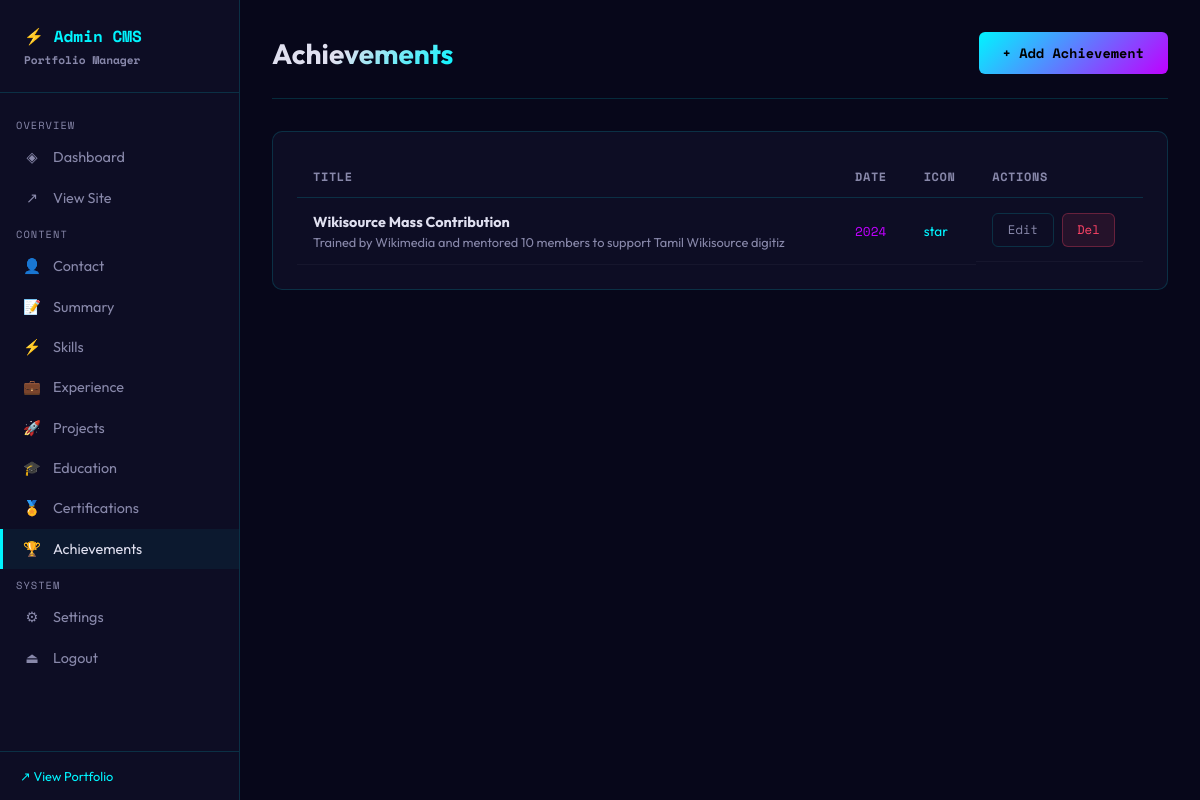
Screenshot of /admin/achievements (signed in) with the database file from the repository.
### tables this page shows
CREATE TABLE achievements (
        id INTEGER PRIMARY KEY,
        title TEXT NOT NULL, description TEXT, date TEXT,
        icon TEXT DEFAULT 'trophy', order_index INTEGER DEFAULT 0
    );

### app/routes/admin.py (the view)
@admin_bp.route('/achievements')
@login_required
def achievements():
    db = get_db(current_app.config['DB_PATH'])
    items = db.execute("SELECT * FROM achievements ORDER BY order_index").fetchall()
    db.close()
    return render_template('admin/achievements.html', items=[dict(i) for i in items])

### app/db.py (called while the page is built)
def get_db(db_path):
    conn = sqlite3.connect(db_path)
    conn.row_factory = sqlite3.Row
    conn.execute("PRAGMA journal_mode=WAL")
    return conn

### app/routes/admin.py (called while the page is built)
@admin_bp.context_processor
def inject_settings():
    try:
        db = get_db(current_app.config['DB_PATH'])
        settings = {r['key']: r['value'] for r in db.execute("SELECT key,value FROM site_settings").fetchall()}
        db.close()
        return dict(settings=settings)
    except:
        return dict(settings={})

def login_required(f):
    @wraps(f)
    def decorated(*args, **kwargs):
        if not session.get('admin_logged_in'):
            return redirect(url_for('admin.login'))
        return f(*args, **kwargs)
    return decorated

### app/templates/admin/achievements.html (shortened to what this page needs)
{% extends 'admin/base.html' %}
{% block content %}
<div class="page-header">
  <div><div class="page-title">Achievements</div></div>
  <button class="btn btn-primary" onclick="document.getElementById('modal').classList.add('open')">+ Add Achievement</button>
</div>
<div class="card">
  <div class="table-wrap">
    <table>
      <thead><tr><th>Title</th><th>Date</th><th>Icon</th><th>Actions</th></tr></thead>
      <tbody>
        {% for item in items %}
        <tr>
          <td>
            <strong>{{ item.title }}</strong>
            <div style="font-size:.8rem;color:var(--text-dim);margin-top:.2rem">{{ (item.description or '')[:80] }}</div>
          </td>
          <td style="font-family:var(--font-mono);font-size:.8rem;color:var(--secondary)">{{ item.date }}</td>
          <td style="font-size:.85rem;color:var(--accent)">{{ item.icon }}</td>
          <td class="td-actions">
            <button class="btn btn-sm btn-ghost" onclick='editAch({{ item|tojson }})'>Edit</button>
            <form method="POST" action="/admin/achievements/delete/{{ item.id }}" onsubmit="return confirm('Delete?')"><button type="submit" class="btn btn-sm btn-danger">Del</button></form>
          </td>
        </tr>
        {% endfor %}
      </tbody>
    </table>
  </div>
</div>
{% endblock %}

### app/templates/admin/base.html (style rules this page uses)
:root { --accent: #00f5ff; --secondary: #bf00ff; --bg: #07071a; --bg2: #0d0d24; --bg3: #12122e; --text: #e0e0f0; --text-dim: #8888aa; --border: rgba(0, 245, 255, 0.15); --success: #00cc88; --error: #ff4466; --font-mono: 'Space Mono', monospace; --font: 'Outfit', sans-serif; --r: 10px; }
*, *::before, *::after { box-sizing: border-box; margin: 0; padding: 0; }
body { font-family: var(--font); background: var(--bg); color: var(--text); min-height: 100vh; display: flex; }
.page-header { display: flex; justify-content: space-between; align-items: center; margin-bottom: 2rem; padding-bottom: 1.5rem; border-bottom: 1px solid var(--border); }
.page-title { font-size: 1.75rem; font-weight: 700; background: linear-gradient(135deg, var(--text) 40%, var(--accent)); -webkit-background-clip: text; -webkit-text-fill-color: transparent; background-clip: text; }
.card { background: var(--bg2); border: 1px solid var(--border); border-radius: var(--r); padding: 1.5rem; margin-bottom: 1.5rem; }
.btn { padding: 0.7rem 1.5rem; border-radius: 6px; font-family: var(--font-mono); font-size: 0.85rem; cursor: pointer; text-decoration: none; display: inline-flex; align-items: center; gap: 0.5rem; border: none; transition: all 0.2s; }
.btn-primary { background: linear-gradient(135deg, var(--accent), var(--secondary)); color: #000; font-weight: 700; }
.btn-ghost { background: transparent; color: var(--text-dim); border: 1px solid var(--border); }
.btn-danger { background: rgba(255, 68, 102, 0.1); color: var(--error); border: 1px solid rgba(255, 68, 102, 0.3); }
.btn-sm { padding: 0.4rem 0.9rem; font-size: 0.78rem; }
.table-wrap { overflow-x: auto; }
table { width: 100%; border-collapse: collapse; }
th { padding: 0.75rem 1rem; text-align: left; font-family: var(--font-mono); font-size: 0.75rem; color: var(--text-dim); border-bottom: 1px solid var(--border); text-transform: uppercase; letter-spacing: 0.05em; }
td { padding: 0.9rem 1rem; border-bottom: 1px solid rgba(255, 255, 255, 0.04); font-size: 0.9rem; vertical-align: middle; }
.td-actions { display: flex; gap: 0.5rem; }

### rows the page displays
achievements: title "Wikisource Mass Contribution", description "Trained by Wikimedia and mentored 10 members to support Tamil Wikisource digitiz", date "2024", icon "star"
